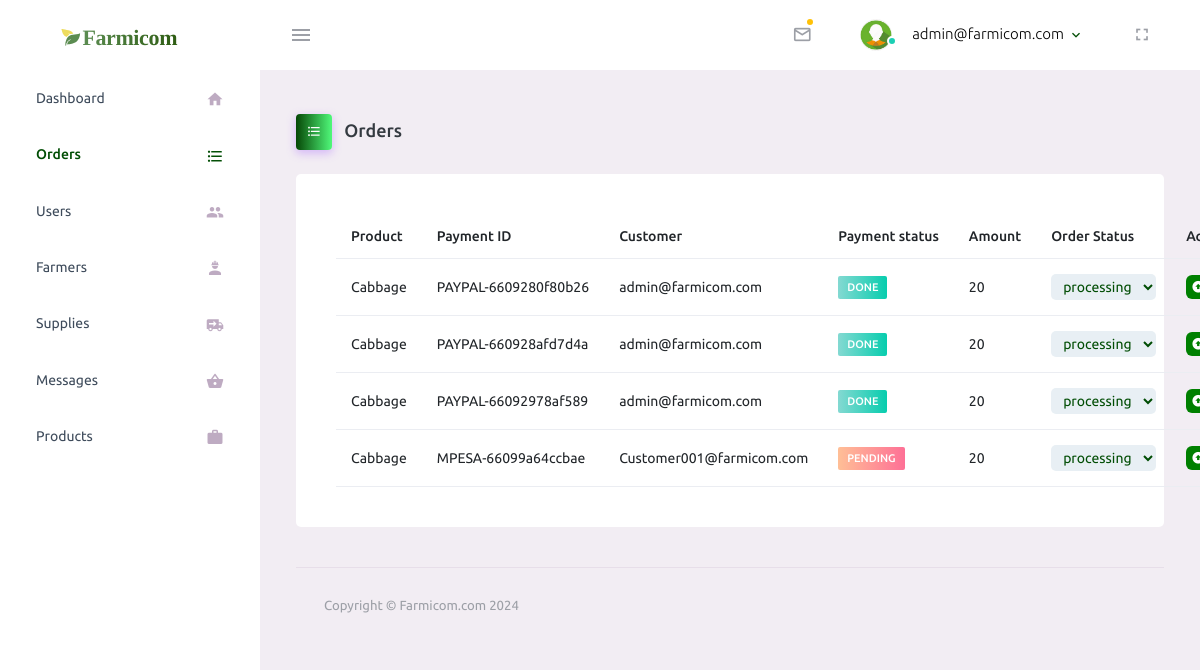
/Dashboard/Admin/orders.php (signed in), run on the app's committed database.
### tables this page shows
CREATE TABLE `orders` (
  `id` int(250) NOT NULL,
  `Order_id` varchar(250) NOT NULL,
  `User_email` varchar(250) NOT NULL,
  `country` text NOT NULL,
  `firstname` varchar(25) NOT NULL,
  `lastname` varchar(25) NOT NULL,
  `address` varchar(50) NOT NULL,
  `building` varchar(100) NOT NULL,
  `town` varchar(50) NOT NULL,
  `orderDate` date NOT NULL,
  `payment_id` varchar(50) NOT NULL,
  `payment_method` varchar(25) NOT NULL,
  `payment_status` text NOT NULL,
  `order_status` text NOT NULL,
  `product` varchar(25) NOT NULL,
  `total` int(25) NOT NULL
);

### Dashboard/Admin/orders.php (the view, shortened to what this page needs)
<?php
include ("config.php");
if (!isset($_SESSION['email'])) {
  header("location:../../lform.php");
  exit;
} else {
  $username = $_SESSION['email'];
}
 ?>
<!DOCTYPE html>
<html lang="en">
  <head>
    <link rel="stylesheet" href="assets/vendors/mdi/css/materialdesignicons.min.css">
    <link rel="stylesheet" href="assets/vendors/css/vendor.bundle.base.css">
    <link rel="stylesheet" href="assets/css/style.css">
  </head>
  <body>
      <nav class="navbar default-layout-navbar col-lg-12 col-12 p-0 fixed-top d-flex flex-row">
        <div class="text-center navbar-brand-wrapper d-flex align-items-center justify-content-center">
          <a class="navbar-brand brand-logo" href="index.html"><img src="assets/images/logo.svg" alt="logo" /></a>
        </div>
        <div class="navbar-menu-wrapper d-flex align-items-stretch">
          <button class="navbar-toggler navbar-toggler align-self-center" type="button" data-toggle="minimize">
            <span class="mdi mdi-menu"></span>
          </button>
          <ul class="navbar-nav navbar-nav-right">
          <?php
                  $select_messages=mysqli_query($con,"SELECT * FROM messages LIMIT 5");
                  if($select_messages->num_rows==0){
                    ?>
                    <li class="nav-item dropdown">
                    <a class="nav-link count-indicator dropdown-toggle" id="messageDropdown" href="#" data-bs-toggle="dropdown" aria-expanded="false">
                      <i class="mdi mdi-email-outline"></i>
                    </a>
                    <div class="dropdown-menu dropdown-menu-right navbar-dropdown preview-list" aria-labelledby="messageDropdown">
                      <h6 class="p-3 mb-0">Messages</h6>
                      <?php
                  }else{
                    ?>
            <li class="nav-item dropdown">
              <a class="nav-link count-indicator dropdown-toggle" id="messageDropdown" href="#" data-bs-toggle="dropdown" aria-expanded="false">
                <i class="mdi mdi-email-outline"></i>
                <span class="count-symbol bg-warning"></span>
              </a>
                <?php while($message=$select_messages->fetch_assoc()){ ?>
                <div class="dropdown-divider"></div>
                <a class="dropdown-item preview-item">
                  <div class="preview-thumbnail">
                    <img src="assets/images/faces/face4.jpg" alt="image" class="profile-pic">
                  </div>
                  <div class="preview-item-content d-flex align-items-start flex-column justify-content-center">
                    <h6 class="preview-subject ellipsis mb-1 font-weight-normal"><?php echo $message['Name']?> sent you a message</h6>
                  </div>
                </a>
                <?php }}?>
            </li>
            <li class="nav-item nav-profile dropdown">
              <a class="nav-link dropdown-toggle" id="profileDropdown" href="#" data-bs-toggle="dropdown" aria-expanded="false">
                <div class="nav-profile-img">
                  <img src="assets/images/faces/face1.jpg" alt="image">
                  <span class="availability-status online"></span>
                </div>
                <div class="nav-profile-text">
                  <p class="mb-1 text-black"><?php echo $username ?></p>
                </div>
              </a>
            </li>
            <li class="nav-item d-none d-lg-block full-screen-link">
              <a class="nav-link">
                <i class="mdi mdi-fullscreen" id="fullscreen-button"></i>
              </a>
            </li>
          </ul>
        </div>
      </nav>
      <div class="container-fluid page-body-wrapper">
        <nav class="sidebar sidebar-offcanvas" id="sidebar">
          <ul class="nav">
            <li class="nav-item">
              <a class="nav-link" href="index.php">
                <span class="menu-title">Dashboard</span>
                <i class="mdi mdi-home menu-icon"></i>
              </a>
            </li>
            <li class="nav-item">
              <a class="nav-link" href="orders.php">
                <span class="menu-title">Orders</span>
                <i class="mdi mdi-format-list-bulleted menu-icon"></i>
              </a>
                          </li>
            <li class="nav-item">
              <a class="nav-link" href="users.php">
                <span class="menu-title">Users</span>
                <i class="mdi mdi-account-multiple menu-icon"></i>
              </a>
            </li>
            <li class="nav-item">
              <a class="nav-link" href="farmers.php">
                <span class="menu-title">Farmers</span>
                <i class="mdi mdi-worker menu-icon"></i>
              </a>
            </li>
            <li class="nav-item">
              <a class="nav-link" href="Supplies.php">
                <span class="menu-title">Supplies</span>
                <i class="mdi mdi-truck-delivery menu-icon"></i>
              </a>
            </li>
            <li class="nav-item">
              <a class="nav-link" href="messages.php">
                <span class="menu-title">Messages</span>
                <i class="mdi mdi-basket menu-icon"></i>
              </a>
            </li>
            <li class="nav-item">
              <a class="nav-link" href="products.php">
                <span class="menu-title">Products</span>
                <i class="mdi mdi-briefcase menu-icon"></i>
              </a>
            </li>
          </ul>
        </nav>
        <div class="main-panel">
          <div class="content-wrapper">
            <div class="page-header">
              <h3 class="page-title">
                <span class="page-title-icon bg-gradient-primary text-white me-2">
                  <i class="mdi mdi-format-list-bulleted"></i>
                </span> Orders
              </h3>
              <nav aria-label="breadcrumb">
                <ul class="breadcrumb">
                </ul>
              </nav>
            </div>
            <div class="col-lg-12 grid-margin stretch-card">
                <div class="card">
                  <div class="card-body">
                      <table class="table tablue-striped">
                      <thead>
                        <tr>
                          <th> Product </th>
                          <th> Payment ID</th>
                          <th> Customer </th>
                          <th> Payment status </th>
                          <th> Amount</th>
                          <th> Order Status </th>
                          <th> Action </th>
                        </tr>
                      </thead>
                      <tbody>
                      <?php
                          $select_latest_orders = mysqli_query($con,"SELECT * FROM ORDERS") or die("Query failed");
                          while($order_dtls=$select_latest_orders->fetch_assoc()){
                        ?>
                        <form action="" method="post">
                        <tr>
                          <td> <?php echo $order_dtls['product'] ?></td>
                          <td> <?php echo $order_dtls['payment_id'] ?></td>
                          <td> <?php echo $order_dtls['User_email'] ?></td>
                          <td>  <?php if($order_dtls['payment_status']=='complete'){
                                echo " <label class='badge badge-gradient-success'>DONE</label>";
                              }elseif ($order_dtls['payment_status']== 'Pending') {
                                echo " <label class='badge badge-gradient-danger'>PENDING</label>";
                              }
                                ?>
                         </td>
                         <td> <?php echo $order_dtls['total'] ?> </td>
                        <td>
                        <select name="order_status" id="" class="order-select">
                            <b><option value="<?php echo $order_dtls['order_status'] ?> " selected><?php echo $order_dtls['order_status'] ?> </option></b>
                        </select>
                       </td>
                          <td>
                            <button type="submit" name="update_order" class="btn-tbl-farmers btn-icon-text">
                              <i class="mdi mdi-arrow-up-bold-circle btn-icon-prepend"></i> Update </button></a>
                          </td>
                        </tr>
                        </form>
                        <?php } ?>
                      </tbody>
                    </table>
                  </div>
                </div>
              </div>
          <footer class="footer">
            <div class="container-fluid d-flex justify-content-between">
              <span class="text-muted d-block text-center text-sm-start d-sm-inline-block">Copyright © Farmicom.com 2024</span>
            </div>
          </footer>
        </div>
      </div>
    </div>
  </body>
</html>

### data on the page
orders: product "Cabbage", payment "PAYPAL-6609280f80b26", User_email "admin@farmicom.com", payment_status "DONE", total "20", order_status "processing"
orders: product "Cabbage", payment "PAYPAL-660928afd7d4a", User_email "admin@farmicom.com", payment_status "DONE", total "20", order_status "processing"
orders: product "Cabbage", payment "PAYPAL-66092978af589", User_email "admin@farmicom.com", payment_status "DONE", total "20", order_status "processing"
orders: product "Cabbage", payment "MPESA-66099a64ccbae", User_email "Customer001@farmicom.com", payment_status "PENDING", total "20", order_status "processing"

### other printed values
$username "admin@farmicom.com"
